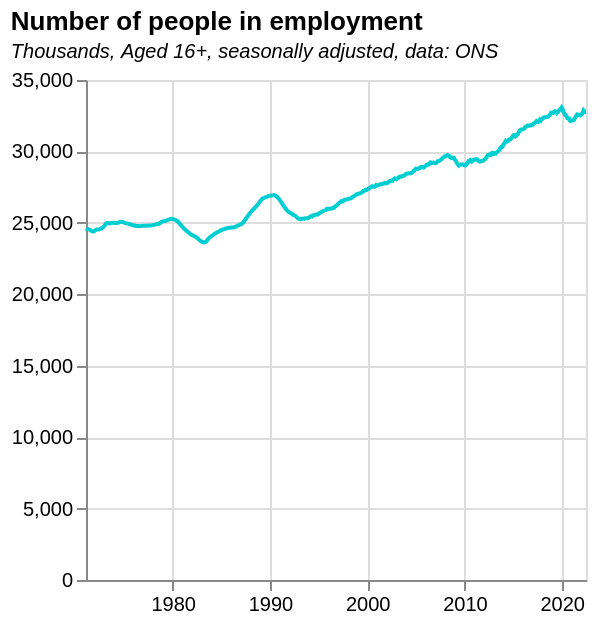

Specify this chart in Vega-Lite:
### Vega-Lite specification from a JSON file in a GitHub repository (floating-point values rounded to 4 significant figures; data arrays with more than 128 entries replaced by an {"elided": "..."} marker saying what was removed)
{"$schema": "https://vega.github.io/schema/vega-lite/v5.json", "data": {"values": {"elided": "618 records"}, "format": {"parse": {"date": "date"}}}, "title": {"text": "Number of people in employment", "subtitle": "Thousands, Aged 16+, seasonally adjusted, data: ONS", "subtitleFontStyle": "italic", "subtitleFontSize": 10, "anchor": "start", "color": "black"}, "width": 250, "height": 250, "mark": {"type": "line", "color": "darkturquoise", "strokeWidth": 2, "opacity": 1}, "encoding": {"x": {"field": "date", "type": "temporal", "title": null}, "y": {"field": "value", "type": "quantitative", "scale": {"domain": [0, 35000]}, "title": null}, "tooltip": [{"field": "date", "type": "temporal", "title": "Date"}, {"field": "value", "type": "quantitative", "title": "Number of people in employment", "format": ".0f"}]}}
